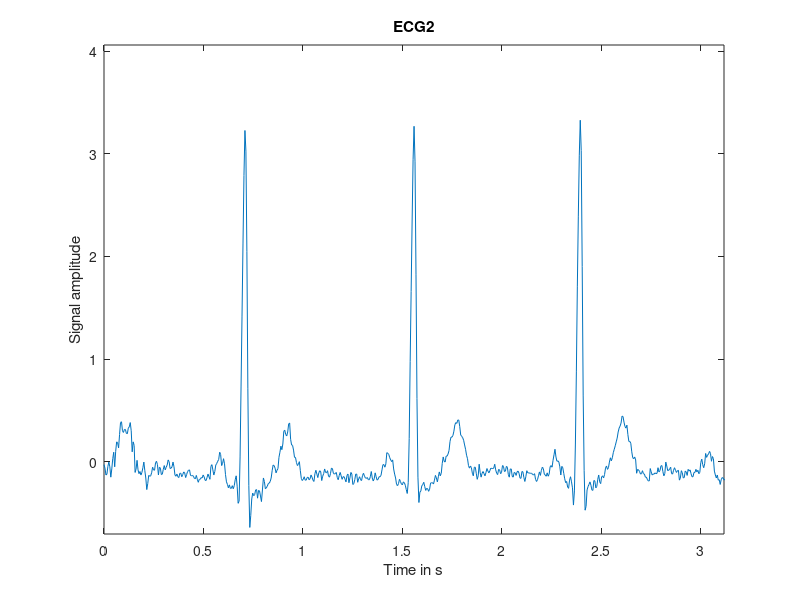
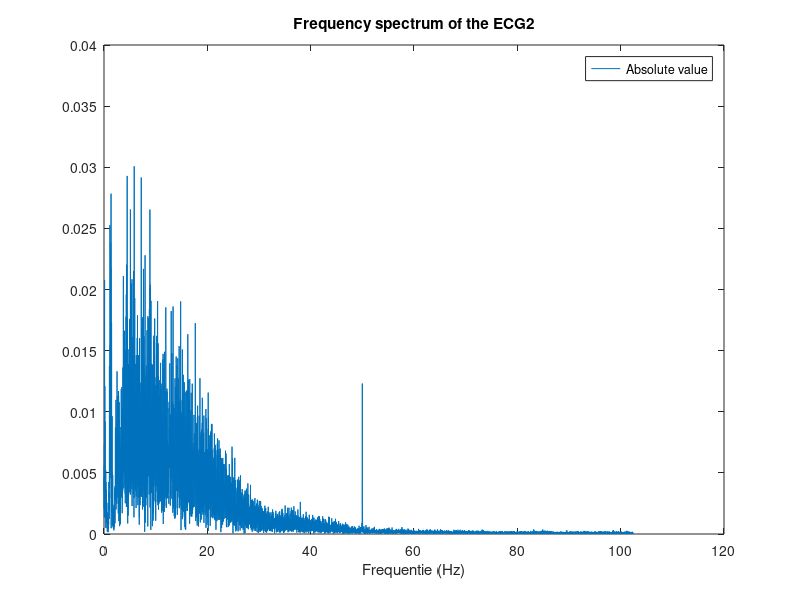
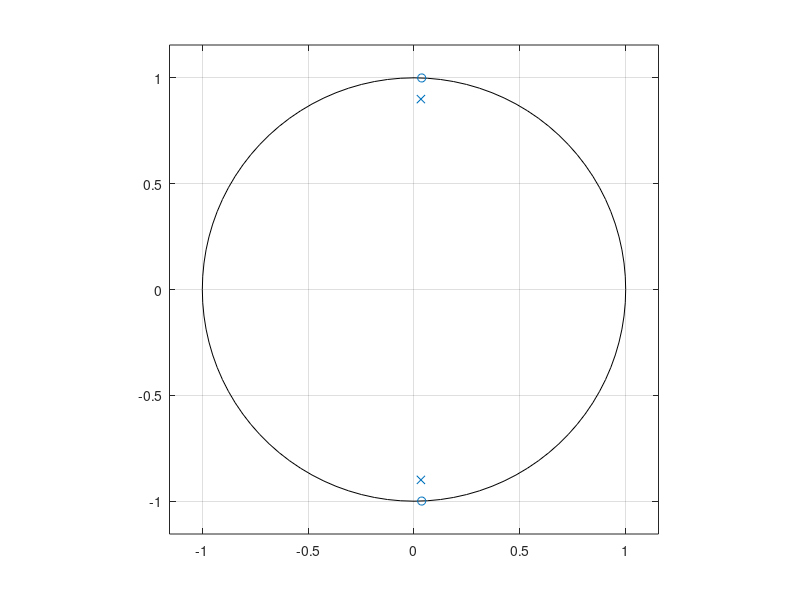
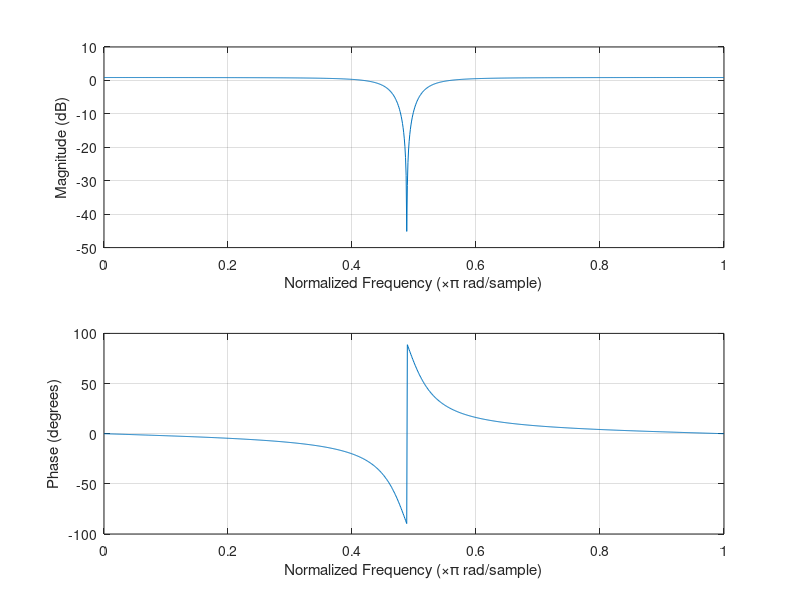

The MATLAB script that drew these images, in order: (Note: this script raises an error after producing the figures.)
close all
%% 1)Give sample time domain signal:
%Signal of ecg2
signal = load('ecg2.mat');
signal = signal.ecg2;

%Sample frequency and period
fs = 204.73;
Ts = 1/fs;

%Nyquist frequency
fn = fs / 2;

%Extrema and length of the raw signal
sig_max = max(signal);
sig_min = min(signal);
m = length(signal);
%Plot the signal in the time domain
totaltime = Ts*m;

time = linspace(0,totaltime,m);
plot(time,signal)
axis([0,totaltime*0.05,1.1*sig_min,1.1*sig_max]);
xlabel("Time in s");
ylabel("Signal amplitude");
title("ECG2");

%% 2.a) Spectrum analysis:
figure

%Calculate the DFT of the signal using the FFT:
n=2^nextpow2(m); %Efficiently calculate FFT using N = power of 2 
X = fft(signal,n)/n; %MATLAB requires this get the correct amplitude
X_real = real(X); %Real component of the fft
X_imag = imag(X); %Imaginary component of the fft
X_abs = abs(X); %Absolute value of the fft

%Rescaling of the output:
%Rescaling based on reccomendations from https://nl.mathworks.com/help/matlab/ref/fft.html
f = fs*(0:(n/2))/n;
X_plot = X_abs(1:n/2+1);

%Plot the frequency spectrum
plot(f,X_plot)
title("Frequency spectrum of the ECG2");
legend("Absolute value");
xlabel("Frequentie (Hz)");

%% 2.b) Filter design
figure
%In the frequency spectrum, we powerline noise at 50Hz
%There are no extra harmonics of 50Hz in this spectrum, this is because the
%third harmonic is 3*50Hz=150Hz and the max frequency without any aliasing
%is  204.73/2=102.36. This means that 150Hz will never be reached and there
%will not be any harmonics of 50Hz visible in the signal.
%We design a notch-filters to remove this component.

%Define frequencies to be removed:
f0 = 50;
%only one notchfilter necessary because 3*50Hz=150Hz, this is more than the
%samplefrequency

%Angles on the unit circle for these frequencies:
theta0 = (pi/fn) * f0;

a = 0.9; %Value defined in lab assignment.

%Values for a-and b-component of the IIR. For the derivation of the
%formula, please refer to the lab report.
b0 = [1 -2*cos(theta0) 1];
a0 = [1 -2*a*cos(theta0) a*a];

%Placement of these poles and zeros on the unit circle:
zplane(b0,a0);

%% 3) Differential equations and direct form II schematic

%% 4) Impulse and frequency response
%These will only be calculated for the first filter (for 60Hz)
figure
freqz(b0,a0,1024);
fvtool(b0,a0)
%[H,W] = freqz(b0,a0,1024);
%plot(W/pi,20*log10(abs(H)));

figure
impz(b0,a0);
%% 5)Filtering:
signal0 = filter(b0,a0,signal);

%Spectrum-analysis after filtering:
figure
X0 = abs(fft(signal0,n) / n);
X0 = X0(1:n/2+1);

subplot(2,1,1)
plot(f,X_plot)
subplot(2,1,2)
plot(f,X0)

%Time-domain signals:
figure

subplot(2,1,1)
plot(time,signal)
time = linspace(0,totaltime,m);
axis([0,totaltime*0.05,1.1*sig_min,1.1*sig_max]);
xlabel("Time in s");
ylabel("Signal amplitude");
title("ECG2");

subplot(2,1,2)
plot(time,signal0)
time = linspace(0,totaltime,m);
axis([0,totaltime*0.05,1.1*sig_min,1.1*sig_max]);
xlabel("Time in s");
ylabel("Signal amplitude");
title("ECG2");

%% 5a) FIR Low-frequency drift removal
%Dit werkt al best goed(des te beter!): MA-filter met de IIR daarachter
figure
subplot(3,1,1)
plot(time,signal)
axis([0,totaltime*0.05,1.1*sig_min,1.1*sig_max]);
xlabel("Time in s");
ylabel("Signal amplitude");
title("ECG2");

subplot(3,1,2)
b = [1/4, 1/4, 1/4, 1/4];
avgSignal = filter(b,1,signal);
plot(time,avgSignal)
axis([0,totaltime*0.05,1.1*min(avgSignal),1.1*max(avgSignal)]);
xlabel("Time in s");
ylabel("Signal amplitude");
title("ECG2");

avgSignalFilt = filter(b0,a0,avgSignal);

subplot(3,1,3)
plot(time,avgSignalFilt)
axis([0,totaltime*0.05,1.1*min(avgSignalFilt),1.1*max(avgSignalFilt)]);
xlabel("Time in s");
ylabel("Signal amplitude");
title("ECG2");

figure
X_avg = abs(fft(avgSignal,n) / n);
X_avg = X_avg(1:n/2+1);
subplot(2,1,1)
plot(f,X_plot)
subplot(2,1,2)
plot(f,X_avg)


%% BP Filter:
%We hebben nu 2 cutoff frequenties: wc1 en wc2:
f_pass1 = 30;
f_stop1 = 35;
f_pass2 = 0;
f_stop2 = 3;
w1s=f_stop1/fn*pi;     %Stopband1: [w1s,pi]
w1p=f_pass1/fn*pi;     %Passband1: [0,w1p]
w2p=f_pass2/fn*pi;     %Passband2: [0,w2p]
w2s=f_stop2/fn*pi;     %Stopband2: [w2s,pi]
% cut-off frequency halfway transition band
wc1=(w1p+w1s)/2;
wc2=(w2p+w2s)/2;

dw=min(w1s-w1p,w2s-w2p);
As = 60;
M=(As-7.95)/(2.285*dw) + 1;
M = roundToNextOddInteger(M);
beta = 0.1102*(As-8.7);
alfa = (M-1)/2;

b_lp1 = wc1 / pi * sinc(wc1 / pi * (-alfa:alfa));
b_lp2 = wc2 / pi * sinc(wc2 / pi * (-alfa:alfa));
W_kaiser = kaiser(M,beta);
b_bp = (b_lp1 - b_lp2).*W_kaiser';
fvtool(b_bp);

figure
%%%!!!!WAAROM MOET IK HIER *-1 doen?
signal_bp = filter(b_bp,1,signal);
plot(time,signal_bp)
hold on
plot(time,signal)
axis([0,totaltime*0.05,1.1*min(min(signal),min(signal_bp)),1.1*max(max(signal),max(signal_bp))]);
xlabel("Time in s");
ylabel("Signal amplitude");
title("ECG");

figure
X_bp = abs(fft(signal_bp,n) / n);
X_bp = X_bp(1:n/2+1);
subplot(2,1,1)
plot(f,X_plot)
subplot(2,1,2)
plot(f,X_bp)

figure
subplot(3,1,1)
plot(time,signal)
axis([0,totaltime*0.05,1.1*min(signal),1.1*max(signal)]);
xlabel("Time in s");
ylabel("Signal amplitude");
title("ECG");

subplot(3,1,2)
plot(time,signal_bp)
axis([0,totaltime*0.05,1.1*min(signal_bp),1.1*max(signal_bp)]);
xlabel("Time in s");
ylabel("Signal amplitude");
title("ECG");

subplot(3,1,3)
plot(time,avgSignal)
axis([0,totaltime*0.05,1.1*min(avgSignal),1.1*max(avgSignal)]);
xlabel("Time in s");
ylabel("Signal amplitude");
title("ECG");